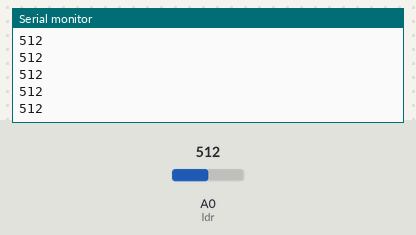
A sketch run on a simulated Arduino Uno, built with avr-gcc and run on an emulated ATmega328P. On the bench: the last lines printed to the serial monitor. Inputs (shaded band) come from the test bench; at power-on: A0 (ldr) = 512.

Above: at 1.2 s.
1.3 s: A0 (ldr) set to 716
At 2.1 s:
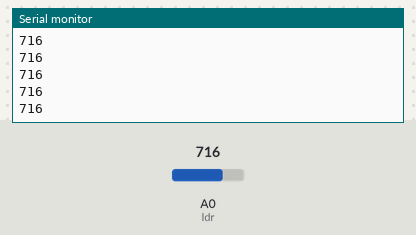
2.8 s: A0 (ldr) set to 900
At 3.4 s:
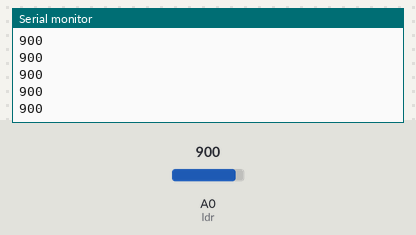
Timing chart, 0 to 5.8 s (numbered marks = the images above; inputs shaded):
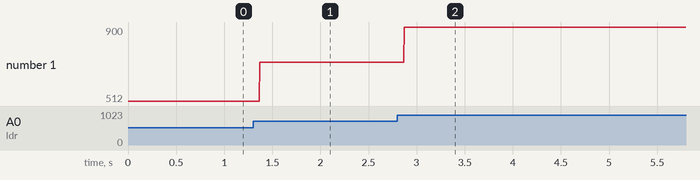

Measured:
- after the input at 1.3 s, the serial monitor: prints a new line after 0.07 s (image 1)
- after the input at 2.8 s, the serial monitor: prints a new line after 0.07 s (image 2)
- plotted number 1: 512 → 716 after the input at 1.3 s, 716 → 900 after the input at 2.8 s

The sketch:

Task1b.ino
```cpp
#define ldr A0 /* Defining the pin for the LDR */

void setup()
{
    pinMode(ldr, INPUT); /* Setting the LDR as input */
    Serial.begin(9600);  /* Beginning the serial with 9600 baud rate */
}

void loop()
{
    int ldrValue = analogRead(ldr); /* Read the LDR value and assign it in a variable */
    Serial.println(ldrValue);       /* Print the LDR value on the serial monitor */
}
```
